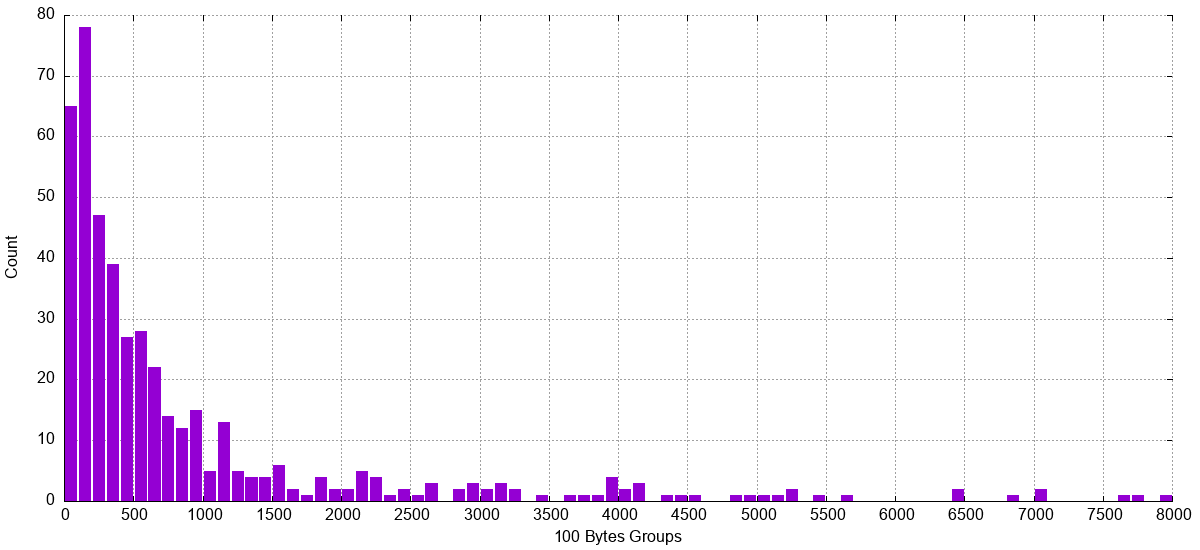

Reproduce this figure in gnuplot.
set terminal png size 1200,550
set terminal png enhanced

set grid
set key off
set border 3

set boxwidth 80 absolute
set style fill solid 1.0 noborder

set xrange [0 : 8000]
set xlabel '100 Bytes Groups'

set ylabel 'Count'
set xtics 0,500

bin_width = 100;

bin_number(x) = floor(x/bin_width)

rounded(x) = bin_width * ( bin_number(x) + 0.5 )

plot 'research/schemastore/byte-size-distribution.dat' \
using (rounded($1)):(1) smooth frequency with boxes
